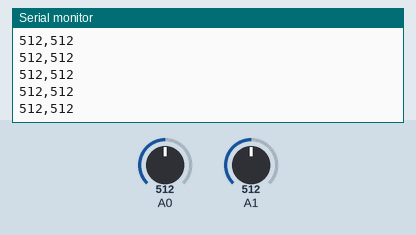
The sketch below on a simulated Arduino Uno, built with avr-gcc and run on an emulated ATmega328P. Parts: the last lines printed to the serial monitor. Inputs (shaded band) come from the test bench; at power-on: A0 = 512, A1 = 512.

Above: at 5.8 s.
5.9 s: A0 set to 716
At 6.4 s:
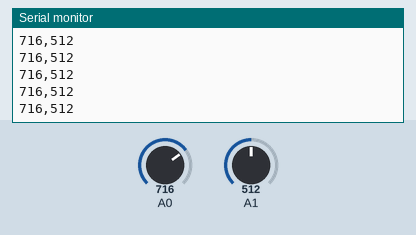
8.9 s: A1 set to 716
At 9.5 s:
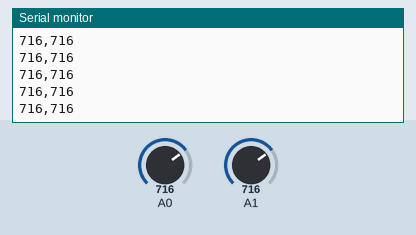
10.4 s: A0 set to 900
At 11.3 s:
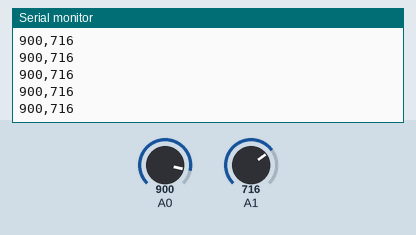
Timing chart, 0 to 11.4 s (numbered marks = the images above; inputs shaded):
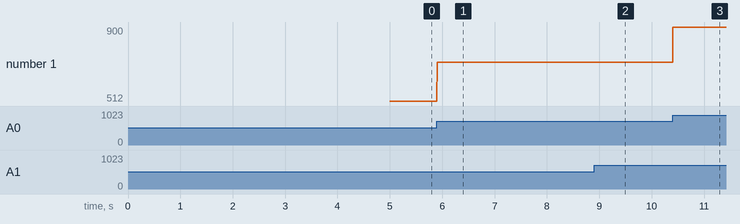

Measured:
- after the input at 5.9 s, the serial monitor: prints a new line at once (image 1)
- after the input at 8.9 s, the serial monitor: prints a new line at once (image 2)
- after the input at 10.4 s, the serial monitor: prints a new line at once (image 3)
- plotted number 1: 512 → 716 after the input at 5.9 s, 716 → 900 after the input at 10.4 s

The sketch:

ADCSERIALONLY.ino
```cpp
unsigned int valueHorizontal = 0;
unsigned int valueVertical = 0;
int minValueADC = 1024;
int maxValueADC = 0;

void setup() {
  Serial.begin(115200);
  while (!Serial);
}

void loop() {
  if (millis() >= 5000) { // starts after 5 seconds
      valueHorizontal = analogRead(0);
      valueVertical = analogRead(1);
      Serial.print(valueHorizontal);
      Serial.print(",");
      Serial.println(valueVertical);
      delay(2); // Delay for > 60 fps, maximum that the game will run
  }
}
```
